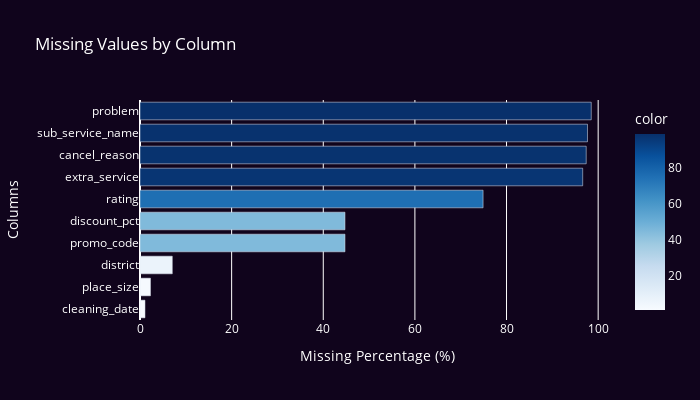

The notebook cell this image was saved under:
### Markdown cell above
<a id="missing_values"></a>

### <b><span style='color:#ffa705'>Step 3.1 |</span><span style='color:#ffffff'> Handling Missing Values</span></b>
⬆️ [Table of Contents](#contents_table)

<font color=#ffffff>

Determine the percentage of missing values present in each column, followed by selecting the most effective strategy to address them.

### Code cell
# Calculating the percentage of missing values for each column
missing_data = df.isnull().sum()
missing_percentage = (missing_data[missing_data > 0] / df.shape[0]) * 100
missing_percentage.sort_values(ascending=True, inplace=True)

fig = px.bar(
    x=missing_percentage.values,
    y=missing_percentage.index,
    orientation='h',
    labels={'x': 'Missing Percentage (%)', 'y': 'Columns'},
    title='Missing Values by Column',
    color=missing_percentage.values,
    color_continuous_scale="Blues"
)

fig.update_layout(yaxis=dict(tickmode='linear'), width=700, height=400)
fig = apply_dark_theme(fig)
fig.show()

### Figure 1 — Plotly figure (JSON) as saved in the notebook; plotly's stock layout.template omitted (floating-point values rounded to 4 significant figures)
{"data": [{"hovertemplate": "Missing Percentage (%)=%{x}<br>Columns=%{y}<br>color=%{marker.color}<extra></extra>", "legendgroup": "", "marker": {"color": [1.085, 2.28, 7.046, 44.74, 44.74, 74.88, 96.62, 97.39, 97.67, 98.49], "coloraxis": "coloraxis", "pattern": {"shape": ""}}, "name": "", "orientation": "h", "showlegend": false, "textposition": "auto", "type": "bar", "x": [1.085, 2.28, 7.046, 44.74, 44.74, 74.88, 96.62, 97.39, 97.67, 98.49], "xaxis": "x", "y": ["cleaning_date", "place_size", "district", "promo_code", "discount_pct", "rating", "extra_service", "cancel_reason", "sub_service_name", "problem"], "yaxis": "y"}], "layout": {"barmode": "relative", "coloraxis": {"colorbar": {"title": {"text": "color"}}, "colorscale": [[0, "rgb(247,251,255)"], [0.125, "rgb(222,235,247)"], [0.25, "rgb(198,219,239)"], [0.375, "rgb(158,202,225)"], [0.5, "rgb(107,174,214)"], [0.625, "rgb(66,146,198)"], [0.75, "rgb(33,113,181)"], [0.875, "rgb(8,81,156)"], [1, "rgb(8,48,107)"]]}, "font": {"color": "white"}, "height": 400, "legend": {"tracegroupgap": 0}, "paper_bgcolor": "#10041c", "plot_bgcolor": "#10041c", "title": {"text": "Missing Values by Column"}, "width": 700, "xaxis": {"anchor": "y", "domain": [0, 1], "title": {"text": "Missing Percentage (%)"}}, "yaxis": {"anchor": "x", "domain": [0, 1], "tickmode": "linear", "title": {"text": "Columns"}}}}
